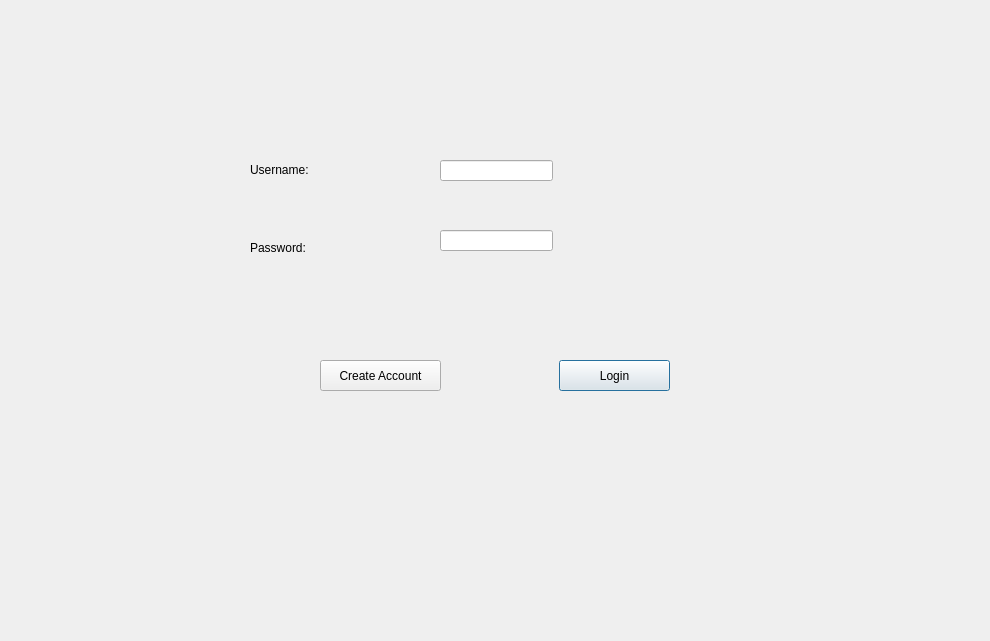
<?xml version="1.0" encoding="UTF-8"?>
<ui version="4.0">
 <class>loginpage</class>
 <widget class="QDialog" name="loginpage">
  <property name="enabled">
   <bool>true</bool>
  </property>
  <property name="geometry">
   <rect>
    <x>0</x>
    <y>0</y>
    <width>990</width>
    <height>641</height>
   </rect>
  </property>
  <property name="windowTitle">
   <string>Dialog</string>
  </property>
  <widget class="QPushButton" name="pushButton_login">
   <property name="geometry">
    <rect>
     <x>559</x>
     <y>360</y>
     <width>111</width>
     <height>31</height>
    </rect>
   </property>
   <property name="text">
    <string>Login</string>
   </property>
  </widget>
  <widget class="QPushButton" name="pushButton_createAccount">
   <property name="enabled">
    <bool>true</bool>
   </property>
   <property name="geometry">
    <rect>
     <x>320</x>
     <y>360</y>
     <width>121</width>
     <height>31</height>
    </rect>
   </property>
   <property name="text">
    <string>Create Account</string>
   </property>
  </widget>
  <widget class="QLineEdit" name="lineEdit_username">
   <property name="geometry">
    <rect>
     <x>440</x>
     <y>160</y>
     <width>113</width>
     <height>21</height>
    </rect>
   </property>
  </widget>
  <widget class="QLineEdit" name="lineEdit_password">
   <property name="geometry">
    <rect>
     <x>440</x>
     <y>230</y>
     <width>113</width>
     <height>21</height>
    </rect>
   </property>
  </widget>
  <widget class="QLabel" name="label_username">
   <property name="geometry">
    <rect>
     <x>250</x>
     <y>160</y>
     <width>111</width>
     <height>20</height>
    </rect>
   </property>
   <property name="text">
    <string>Username:</string>
   </property>
  </widget>
  <widget class="QLabel" name="label">
   <property name="geometry">
    <rect>
     <x>250</x>
     <y>240</y>
     <width>91</width>
     <height>16</height>
    </rect>
   </property>
   <property name="text">
    <string>Password:</string>
   </property>
  </widget>
 </widget>
 <resources/>
 <connections/>
</ui>
